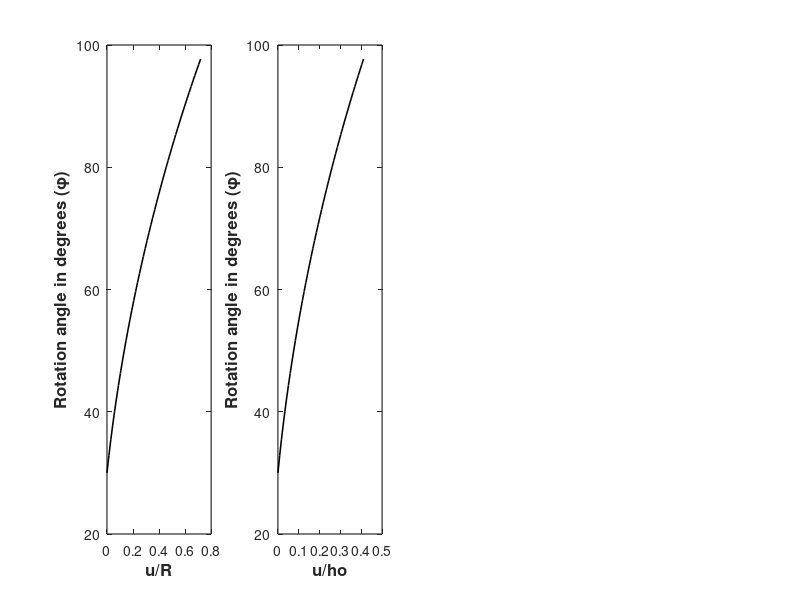

The MATLAB script that drew this image: (Note: this script raises an error after producing the figure.)
clc
clear all

%Geometrical parameters
r=10;
n=6;%number of sides
nb=n;
nc=n;
ho=17.5; %initial height
hor=ho/r;

phi_o=pi*(30/180);%initial rotation angle between top and bottom polygons
phi_max=pi-(2*pi/n)-phi_o;%pi-(2*pi/n);
phi_disp=0.1;

% Stiffness
E=10;
A=1;
KS=E*A;%Stretching
KR=0.001;%Rotational
KR_KS=KR/KS;

%Folding lines in planar state- Undeformed
ao=2*r*sin(pi/n);%base length
bo=sqrt(4.*r^2.*(sin(phi_o./2)).^2+(ho).^2);
co=sqrt(4.*r.^2.*(sin((phi_o+(2*pi/n))/2)).^2+(ho).^2);%main diagonal
hmin=real(sqrt(co^2-4*r^2));

dao=atan((ho)/(2*r*sin(phi_o/2+pi/n)*sin(phi_o/2)));
dbo=pi-acos((ho^2*cos(phi_o+2*pi/n)-r^2*(cos(phi_o+pi/n)-cos(pi/n))^2)/(ho^2+r^2*(cos(phi_o+pi/n)-cos(pi/n))^2));
dco=pi-acos((ho^2*cos(phi_o)-r^2*(cos(phi_o+pi/n)-cos(pi/n))^2)/(ho^2+r^2*(cos(phi_o+pi/n)-cos(pi/n))^2));


uo=0;%initial axial displacement
incr=50;
u_max=ho-hmin;
u=linspace(uo,u_max,incr);%axial displacement considering that the tube is fold until hmin
%u=linspace(uo,ho,incr);%axial displacement considering that the tube is totally fold
h=ho-u;%Height deployment / final height

hl=length(h);
%h_r=h./r; 
u_ho=u./ho;
u_r=u./r;

%Rotation angle assessmet for Collapse and Deployed scenarios, with an imposed axial displacement and assuming constant edges length 
%Considering b0 constant
phi_s1=real(acos((-bo.^2+(h).^2+2*r^2)./(2*r^2)));
phi_s1_end=phi_s1(end);

phi_s1_D=rad2deg(phi_s1);

%Twist angle

%phi=linspace(phi_o,phi_s1_end,incr);%(-)start and moves counterclockwise to close
phi=linspace(phi_o,phi_s1_end,incr);
phi_D = rad2deg(phi);

figure(1)
subplot(1,4,1); %Showing a quad plot of the layers
plot(u_r,phi_s1_D,'k','LineWidth',1.15)%figure(7)
xlabel('u/R','fontweight','bold','FontSize',12)
ylabel('Rotation angle in degrees (\phi)','fontweight','bold','FontSize',12)
set(gca,'linewidth',0.85)
axis auto

subplot(1,4,2); %Showing a quad plot of the layers
plot(u_ho,phi_s1_D,'k','LineWidth',1.15)%figure(7)
xlabel('u/ho','fontweight','bold','FontSize',12)
ylabel('Rotation angle in degrees (\phi)','fontweight','bold','FontSize',12)
set(gca,'linewidth',0.85)
axis auto



%Deployment =>Vertical force applied upwards+clockwise torque
    KSB=KS./bo;%Stretching stiffness
    KSC=KS./co;
    KRA=KR.*ao;%Rotational stiffness
    KRB=KR.*bo;
    KRC=KR.*co;

for i=1:length(phi_s1)
    KSB(i)=KS./bo;%Stretching stiffness
    KSC(i)=KS./co;
    KRA(i)=KR.*ao;%Rotational stiffness
    KRB(i)=KR.*bo;
    KRC(i)=KR.*co;
        
    a(i)=ao;
    b(i)=sqrt(4.*r^2.*(sin(phi_s1(i)./2)).^2+(ho-u(i)).^2);
    c(i)=sqrt(4.*r^2.*(sin((phi_s1(i)+(2*pi/n))./2)).^2+(ho-u(i)).^2);

    da(i)=atan((ho-u(i))./(2.*r.*sin((phi_s1(i)./2)+pi/n).*sin((phi_s1(i)./2))));
    db(i)=pi-acos((((ho-u(i)).^2).*cos(phi_s1(i)+2*pi/n)-r.^2.*(cos(phi_s1(i)+pi/n)-cos(pi/n)).^2)./(((ho-u(i)).^2)+r.^2.*(cos(phi_s1(i)+pi/n)-cos(pi/n)).^2));
    dc(i)=pi-acos((((ho-u(i)).^2).*cos(phi_s1(i))-r.^2.*(cos(phi_s1(i)+pi/n)-cos(pi/n)).^2)./(((ho-u(i)).^2)+r.^2.*(cos(phi_s1(i)+pi/n)-cos(pi/n)).^2));

    Ubar=0.5.*nb.*KSB(i).*(b-bo).^2+0.5.*nc.*KSC(i).*(c-co).^2;
    Uspr=0.5.*n.*KRA.*(da-dao).^2+0.5.*nb.*KRB.*(db-dbo).^2+0.5.*nc.*KRC.*(dc-dco).^2;
    Ut=Ubar+Uspr;

    Ukr=Ut./(KS*r^2);
    Ukho=Ut./(KS*ho^2);

    %Derivative of Energy dU_du=0=F
    % dUb_du=... 
    % -(ho-u(i)).*((nb.*KSB(i).*(b-bo))./b)-(ho-u(i)).*((nc.*KSC(i).*(c-co))./c);
    % (nb.*KSB(i).*(b-bo)).*acos((r^2.*(cos(phi_s1(i) + pi/n) - cos(pi/n)).^2 - cos(phi_s1(i) + (2*pi)/n)*(ho - u(i))^2)/(r^2*(cos(phi_s1(i) + pi/n) - cos(pi/n))^2 + (ho - u(i))^2))...
    % +(nc.*KSC(i).*(c-co)).*acos((r^2.*(cos(phi_s1(i) + pi/n) - cos(pi/n)).^2 - cos(phi_s1(i)).*(ho - u(i))^2)/(r^2*(cos(phi_s1(i) + pi/n) - cos(pi/n)).^2 + (ho - u(i)).^2));
   
    % dUs_du=...
    % -((n.*KRA.*(da(i)-dao))./(2.*r.*((tan(da(i)).^2)+1).*sin((phi_s1(i)./2)+pi/n).*sin((phi_s1(i)./2))))...
    % -((2.*nb.*KRB.*(db(i)-dbo).*(ho-u(i)).*(cos(phi_s1(i)+(2*pi)/n)+1).*((r.^2).*(cos(phi_s1(i)+pi/n)-cos(pi/n)).^2))./(((1-(cos(pi-db(i))).^2).^(1/2)).*(((ho-u(i)).^2)+((r.^2).*(cos(phi_s1(i)+pi/n)-cos(pi/n)).^2)).^2))...
    % -((2.*nc.*KRC.*(dc(i)-dco).*(ho-u(i)).*(cos(phi_s1(i))+1).*((r.^2).*(cos(phi_s1(i)+pi/n)-cos(pi/n)).^2))./(((1-(cos(pi-dc(i))).^2).^(1/2)).*(((ho-u(i)).^2)+((r.^2).*(cos(phi_s1(i)+pi/n)-cos(pi/n)).^2)).^2));
    % 
    % dU_du=dUb_du+dUs_du;
    % 
    % dU_du_ho= -dU_du./(KS*ho);

    % 
    % % Example displacement (u) and energy (U)
    % u = linspace(0, 10, 100);       % Displacement
    % U = 0.5 * u.^2;                % Example energy: U = 0.5 * u^2

   


end
   

    minU=islocalmin(Ukr,'FlatSelection','last');%find minimums in the array
    minf=find(minU == 1);%find minimum position in the array U
    u_r_min= u_r(minf);%find minimum position in the array U
    
    maxU=max(Ukr); %max U energy value
    maxf=find(Ukr == maxU);%find maximum position in the array U
    u_r_max= u_r(maxf);%find maximum position in the array U
   
    
    minUho=islocalmin(Ukho,'FlatSelection','last');%find minimums in the array with normalization by ho
    minfho=find(minUho == 1);%find minimum position in the array U
    u_ho_min= u_ho(minfho);%find minimum position in the array U
    
    maxUho=max(Ukho); %max U energy value
    maxfho=find(Ukho == maxUho);%find maximum position in the array U
    u_ho_max= u_ho(maxfho);%find maximum position in the array U

    subplot(1,4,3);
    plot(u_r,Ukr,'b','LineWidth',1.15)
    xlabel('u/r','fontweight','bold','FontSize',12)
    ylabel('U/ KSr^2','fontweight','bold','FontSize',12)
    set(gca,'linewidth',0.85)
    axis auto
    hold on
    if Ukr(length(Ukr))>1e-2
        plot(u_r(length(u_r)),Ukr(length(Ukr)),'o')
     else
        plot(u_r(minf),Ukr(minf),'o')
    end
    plot(u_r(maxf),Ukr(maxf),'o')
    hold off

    subplot(1,4,4);
    plot(u_ho,Ukho,'b','LineWidth',1.15)
    xlabel('u/ho','fontweight','bold','FontSize',12)
    ylabel('U/ KS*ho^2','fontweight','bold','FontSize',12)
    set(gca,'linewidth',0.85)
    axis auto
    hold on
    if Ukho(length(Ukho))>1e-2
        plot(u_ho(length(u_ho)),Ukr(length(Ukho)),'o')
        else
        plot(u_ho(minfho),Ukho(minfho),'o')
    end
    plot(u_ho(maxfho),Ukho(maxfho),'o')


    % figure(3)
    % plot(u_ho,dU_du_ho,'b','LineWidth',1.15)
    % xlabel('u/ho','fontweight','bold','FontSize',12)
    % ylabel('F/ho','fontweight','bold','FontSize',12)
    % set(gca,'linewidth',0.85)
    % axis auto


    %% Force displacement plots u/R

% Compute differences for U and u
du = diff(u_r);               % Differences in displacement
dU = diff(Ukr);               % Differences in energy

% Compute force F(u) = -dU/du
F = -dU ./ du;                 % Element-wise division with negative sign

% Flip the force signs (negative forces become positive and vice versa)
F_flipped = -F;                % Flip the force signs
% Set the first force value to zero
F_flipped = [0; F_flipped(:)];    % Prepend zero to the force vector

% Adjust displacement vector for F
u_mid = u_r(1:end-1) + du/2;  % Midpoints for corresponding F values

% Adjust u_mid to match the length of F_flipped
u_mid = [u_r(1) u_mid];       % Add the first displacement value to u_mid


% Plot Energy vs Displacement
figure(2);
subplot(2,1,1);
plot(u_r, Ukr,'b','LineWidth',2); % Corrected to use u_ho and Ukho
xlabel('u/r','fontweight','bold','FontSize',12);
ylabel('U/ KS*r^2','fontweight','bold','FontSize',12);
hold on
    if Ukr(length(Ukr))>1e-2
        plot(u_r(length(u_r)),Ukr(length(Ukr)),'o')
        else
        plot(u_r(minf),Ukr(minf),'o')
    end
    plot(u_r(maxf),Ukr(maxf),'o')

% Plot Force vs Displacement
subplot(2,1,2);
plot(u_mid, F_flipped, 'b','LineWidth',2);  % Plotting midpoints against force
% Add a horizontal line at y = 0
yline(0, 'k', 'LineWidth', 1);  % 'k--' specifies a dashed black line
xlabel('u/r','fontweight','bold','FontSize',12);
ylabel('F','fontweight','bold','FontSize',12);
hold on
    if F_flipped(length(F))==0
        plot(u_r(length(u_r)),F_flipped(length(F)),'o')
        else
        plot(u_r(minf),F_flipped(minf),'o')
    end
    

    %% Force displacement plots u/ho

% Compute differences for U and u
du = diff(u_ho);               % Differences in displacement
dU = diff(Ukho);               % Differences in energy

% Compute force F(u) = -dU/du
Fho = -dU ./ du;                 % Element-wise division with negative sign

% Flip the force signs (negative forces become positive and vice versa)
F_flipped_ho = -Fho;                % Flip the force signs
% Set the first force value to zero
F_flipped_ho = [0; F_flipped_ho(:)];    % Prepend zero to the force vector

% Adjust displacement vector for F
u_mid = u_ho(1:end-1) + du/2;  % Midpoints for corresponding F values

% Adjust u_mid to match the length of F_flipped
u_mid = [u_ho(1) u_mid];       % Add the first displacement value to u_mid




% Plot Energy vs Displacement
figure(3);
subplot(2,1,1);
plot(u_ho, Ukho,'b','LineWidth',2); % Corrected to use u_ho and Ukho
xlabel('u/ho','fontweight','bold','FontSize',12);
ylabel('U/ KS*ho^2','fontweight','bold','FontSize',12);
hold on
    if Ukho(length(Ukho))>1e-2
        plot(u_ho(length(u_ho)),Ukr(length(Ukho)),'o')
        else
        plot(u_ho(minfho),Ukho(minfho),'o')
    end
    plot(u_ho(maxfho),Ukho(maxfho),'o')

% Plot Force vs Displacement
subplot(2,1,2);
plot(u_mid, F_flipped_ho, 'b','LineWidth',2);  % Plotting midpoints against force
% Add a horizontal line at y = 0
yline(0, 'k', 'LineWidth', 1);  % 'k--' specifies a dashed black line
xlabel('u/ho','fontweight','bold','FontSize',12);
ylabel('F','fontweight','bold','FontSize',12);
hold on
    if F_flipped(length(F))==0
        plot(u_ho(length(u_ho)),F_flipped_ho(length(F)),'o')
        else
        plot(u_ho(minfho),F_flipped_ho(minfho),'o')
    end





  
